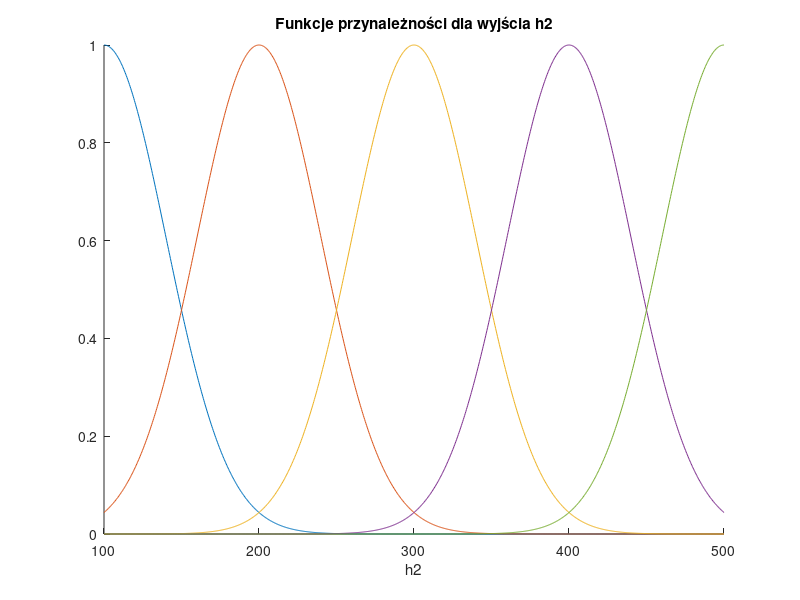
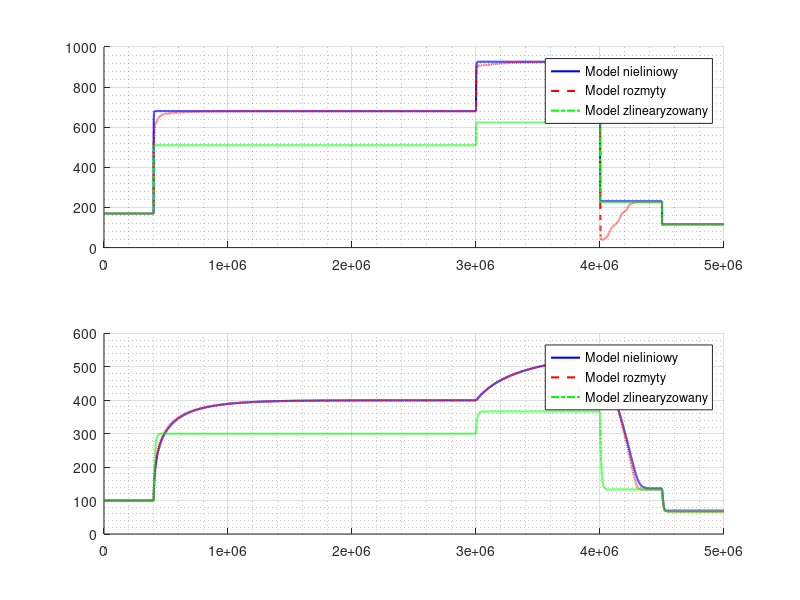

These charts were generated, in order, by the following MATLAB code:
%% Porównanie modelu nieliniowego i zlinearizowanego
clear; clc;

Tend = 50e5;
h0 = [170; 100];
F1 = @(t) 200 + 300*(t >= 4e5) - 350*(t >= 40e5);
FD = @(t) 100 + 100*(t >= 30e5) - 100 *(t >= 45e5);

% Model rozmyty bardzo dobrze odwzorowuje wyjście h2. Stan h1 jest odwzorowywany zdecydowanie gorzej, ale ponieważ będziemy robić regulator DMC gdzie h2 jest 
% wyjściem układu, to właśnie na tym nam zależy, bo chcemy umieć robić dobrą predykcję wyjścia h2.


%% ---------------------------------------------------------------
% Model nieliniowy dynamiczny

fNonlinear = @(t,h) [ ...
    ( F1(t) + FD(t) - 23 * sqrt(h(1))) / (0.7 * h(1)) ; ...
    ( 23 * sqrt(h(1)) - 30 * sqrt(h(2))) / (1.35 * h(2)^2) ...
];


%% ---------------------------------------------------------------
%  Model zlinearyzowany

F1_point = 200;
Fd_point = 100;
h1_point = ( 1/23 * (F1_point + Fd_point) )^2;
h2_point = ( 1/30 * (F1_point + Fd_point) )^2;

A = zeros(2,2);
A(1,1) = -1.42857142857143*(F1_point + Fd_point - 23*sqrt(h1_point))/h1_point^2 - 16.4285714285714/h1_point^(3/2);
A(1,2) = 0;
A(2,1) = 8.51851851851852/(sqrt(h1_point)*h2_point^2);
A(2,2) = -1.48148148148148*(23*sqrt(h1_point) - 30*sqrt(h2_point))/h2_point^3 - 11.1111111111111/h2_point^(5/2);

B = zeros(2,2);
B(1,1) = 1.42857142857143/h1_point;
B(1,2) = 1.42857142857143/h1_point;
B(2,1) = 0;
B(2,2) = 0;

fLinear = @(t,h) A * (h - [h1_point; h2_point]) + B * [F1(t) - F1_point; FD(t) - Fd_point];


%% ---------------------------------------------------------------
% Model rozmyty z lokalnymi modelami zlinearizowanymi

% Zbiory rozmyte dla wyjścia h2
h2Range = [100, 500];

NumOfFuzzySets = 5;
h2p = linspace(h2Range(1), h2Range(2), NumOfFuzzySets);
Dh2p = h2p(2) - h2p(1);

mf = cell(1, NumOfFuzzySets);
sigma = 0.4*Dh2p;
for i = 1:NumOfFuzzySets
    c = h2p(i);
    mf{i} = @(z) gaussmf(z, [sigma c]);
end

figure(1);
x = linspace(h2Range(1), h2Range(2), 1000);
hold on;
title('Funkcje przynależności dla wyjścia h2');
xlabel('h2');
for i = 1:NumOfFuzzySets
    plot(x, mf{i}(x));
end

% Lokalne modele zlinearizowane
fLin = cell(1, NumOfFuzzySets);
for i = 1:NumOfFuzzySets
    h2p_ = h2p(i);
    Fdp_ = 100;
    F1p_ = sqrt(h2p_)*30 - Fdp_;
    h1p_ = ( 1/23 * (F1p_ + Fdp_) )^2;

    A = zeros(2,2);
    A(1,1) = -1.42857142857143*(F1p_ + Fdp_ - 23*sqrt(h1p_))/h1p_^2 - 16.4285714285714/h1p_^(3/2);
    A(1,2) = 0;
    A(2,1) = 8.51851851851852/(sqrt(h1p_)*h2p_^2);
    A(2,2) = -1.48148148148148*(23*sqrt(h1p_) - 30*sqrt(h2p_))/h2p_^3 - 11.1111111111111/h2p_^(5/2);

    B = zeros(2,2);
    B(1,1) = 1.42857142857143/h1p_;
    B(1,2) = 1.42857142857143/h1p_;
    B(2,1) = 0;
    B(2,2) = 0;

    fLin{i} = @(h,F) A * (h - [h1p_; h2p_]) + B * (F - [F1p_; Fdp_]);
end

% Model rozmyty
fFuzzy = @(t,h) fuzzy_eval(t, h, mf, fLin, NumOfFuzzySets, F1, FD);
function dh = fuzzy_eval(t, h, mf, fLin, NumOfFuzzySets, F1, FD)
    F1t = F1(t);
    FDt = FD(t);

    num = zeros(2,1);
    den = 0;
    for i = 1:NumOfFuzzySets
        mu = mf{i}(h(2));
        num = num + mu * fLin{i}(h, [F1t; FDt]);
        den = den + mu;
    end
    dh = num / den;    
end


%% ---------------------------------------------------------------
% Symulacja modeli nieliniowego i rozmytego

[tn, hn] = ode45(fNonlinear, [0, Tend], h0, odeset('RelTol',1e-6));
[tl, hl] = ode45(fLinear, [0, Tend], h0, odeset('RelTol',1e-6));
[tf, hf] = ode45(fFuzzy, [0, Tend], h0, odeset('RelTol',1e-6));

% Rysowanie wyników
figure(2);
subplot(2,1,1);
hold on;
plot(tn, hn(:,1), 'b', 'LineWidth', 1.5); 
plot(tf, hf(:,1), 'r--', 'LineWidth', 1.5);
plot(tl, hl(:,1), 'g-.', 'LineWidth', 1.5);
legend('Model nieliniowy', 'Model rozmyty', 'Model zlinearyzowany', 'Location', 'northeast');
grid on
grid minor
subplot(2,1,2);
hold on;
plot(tn, hn(:,2), 'b', 'LineWidth', 1.5); 
plot(tf, hf(:,2), 'r--', 'LineWidth', 1.5);
plot(tl, hl(:,2), 'g-.', 'LineWidth', 1.5);
legend('Model nieliniowy', 'Model rozmyty', 'Model zlinearyzowany', 'Location', 'northeast');
grid on;
grid minor
